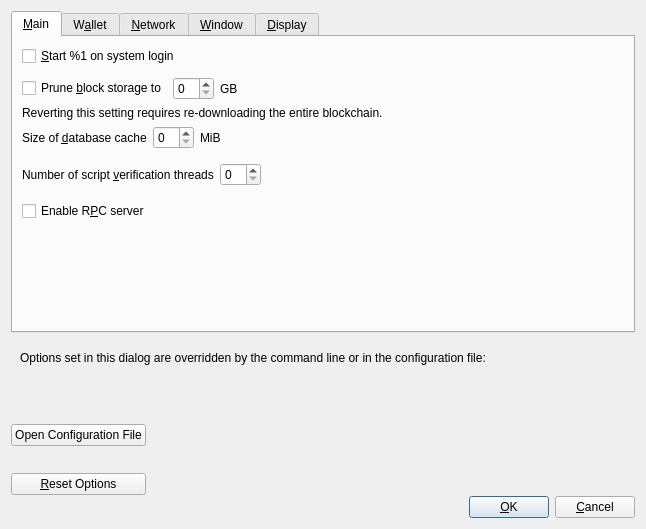
<?xml version="1.0" encoding="UTF-8"?>
<ui version="4.0">
 <class>OptionsDialog</class>
 <widget class="QDialog" name="OptionsDialog">
  <property name="geometry">
   <rect>
    <x>0</x>
    <y>0</y>
    <width>646</width>
    <height>529</height>
   </rect>
  </property>
  <property name="windowTitle">
   <string>Options</string>
  </property>
  <property name="modal">
   <bool>true</bool>
  </property>
  <layout class="QVBoxLayout" name="verticalLayout">
   <item>
    <widget class="QTabWidget" name="tabWidget">
     <property name="currentIndex">
      <number>0</number>
     </property>
     <widget class="QWidget" name="tabMain">
      <attribute name="title">
       <string>&amp;Main</string>
      </attribute>
      <layout class="QVBoxLayout" name="verticalLayout_Main">
       <item>
        <widget class="QCheckBox" name="bitcoinAtStartup">
         <property name="toolTip">
          <string>Automatically start %1 after logging in to the system.</string>
         </property>
         <property name="text">
          <string>&amp;Start %1 on system login</string>
         </property>
        </widget>
       </item>
       <item>
        <spacer name="horizontalSpacer_0_Main">
         <property name="orientation">
          <enum>Qt::Horizontal</enum>
         </property>
         <property name="sizeHint" stdset="0">
          <size>
           <width>40</width>
           <height>5</height>
          </size>
         </property>
        </spacer>
       </item>
       <item>
        <layout class="QHBoxLayout" name="horizontalLayout_Main_Prune">
         <item>
          <widget class="QCheckBox" name="prune">
           <property name="toolTip">
            <string>Enabling pruning significantly reduces the disk space required to store transactions. All blocks are still fully validated. Reverting this setting requires re-downloading the entire blockchain.</string>
           </property>
           <property name="text">
            <string>Prune &amp;block storage to</string>
           </property>
          </widget>
         </item>
         <item>
          <widget class="QSpinBox" name="pruneSize"/>
         </item>
         <item>
          <widget class="QLabel" name="pruneSizeUnitLabel">
           <property name="text">
            <string>GB</string>
           </property>
           <property name="textFormat">
            <enum>Qt::PlainText</enum>
           </property>
          </widget>
         </item>
         <item>
          <spacer name="horizontalSpacer_Main_Prune">
           <property name="orientation">
            <enum>Qt::Horizontal</enum>
           </property>
           <property name="sizeHint" stdset="0">
            <size>
             <width>40</width>
             <height>20</height>
            </size>
           </property>
          </spacer>
         </item>
        </layout>
       </item>
       <item>
        <widget class="QLabel" name="pruneWarning">
         <property name="text">
          <string>Reverting this setting requires re-downloading the entire blockchain.</string>
         </property>
         <property name="textFormat">
          <enum>Qt::PlainText</enum>
         </property>
        </widget>
       </item>
       <item>
        <layout class="QHBoxLayout" name="horizontalLayout_2_Main">
         <item>
          <widget class="QLabel" name="databaseCacheLabel">
           <property name="toolTip">
            <string extracomment="Tooltip text for Options window setting that sets the size of the database cache. Explains the corresponding effects of increasing/decreasing this value.">Maximum database cache size. A larger cache can contribute to faster sync, after which the benefit is less pronounced for most use cases. Lowering the cache size will reduce memory usage. Unused mempool memory is shared for this cache.</string>
           </property>
           <property name="text">
            <string>Size of &amp;database cache</string>
           </property>
           <property name="textFormat">
            <enum>Qt::PlainText</enum>
           </property>
           <property name="buddy">
            <cstring>databaseCache</cstring>
           </property>
          </widget>
         </item>
         <item>
          <widget class="QSpinBox" name="databaseCache"/>
         </item>
         <item>
          <widget class="QLabel" name="databaseCacheUnitLabel">
           <property name="text">
            <string>MiB</string>
           </property>
           <property name="textFormat">
            <enum>Qt::PlainText</enum>
           </property>
          </widget>
         </item>
         <item>
          <spacer name="horizontalSpacer_2_Main">
           <property name="orientation">
            <enum>Qt::Horizontal</enum>
           </property>
           <property name="sizeHint" stdset="0">
            <size>
             <width>40</width>
             <height>20</height>
            </size>
           </property>
          </spacer>
         </item>
        </layout>
       </item>
       <item>
        <layout class="QHBoxLayout" name="horizontalLayout_Main_VerifyLabel">
         <item>
          <widget class="QLabel" name="threadsScriptVerifLabel">
           <property name="toolTip">
            <string extracomment="Tooltip text for Options window setting that sets the number of script verification threads. Explains that negative values mean to leave these many cores free to the system.">Set the number of script verification threads. Negative values correspond to the number of cores you want to leave free to the system.</string>
           </property>
           <property name="text">
            <string>Number of script &amp;verification threads</string>
           </property>
           <property name="textFormat">
            <enum>Qt::PlainText</enum>
           </property>
           <property name="buddy">
            <cstring>threadsScriptVerif</cstring>
           </property>
          </widget>
         </item>
         <item>
          <widget class="QSpinBox" name="threadsScriptVerif">
           <property name="toolTip">
            <string>(0 = auto, &lt;0 = leave that many cores free)</string>
           </property>
          </widget>
         </item>
         <item>
          <spacer name="horizontalSpacer_Main_Threads">
           <property name="orientation">
            <enum>Qt::Horizontal</enum>
           </property>
           <property name="sizeHint" stdset="0">
            <size>
             <width>40</width>
             <height>40</height>
            </size>
           </property>
          </spacer>
         </item>
        </layout>
       </item>
       <item>
        <widget class="QCheckBox" name="enableServer">
         <property name="toolTip">
          <string extracomment="Tooltip text for Options window setting that enables the RPC server.">This allows you or a third party tool to communicate with the node through command-line and JSON-RPC commands.</string>
         </property>
         <property name="text">
          <string extracomment="An Options window setting to enable the RPC server.">Enable R&amp;PC server</string>
         </property>
        </widget>
       </item>
       <item>
        <spacer name="verticalSpacer_Main">
         <property name="orientation">
          <enum>Qt::Vertical</enum>
         </property>
         <property name="sizeHint" stdset="0">
          <size>
           <width>20</width>
           <height>40</height>
          </size>
         </property>
        </spacer>
       </item>
      </layout>
     </widget>
     <widget class="QWidget" name="tabWallet">
      <attribute name="title">
       <string>W&amp;allet</string>
      </attribute>
      <layout class="QVBoxLayout" name="verticalLayout_Wallet">
       <item>
        <widget class="QCheckBox" name="subFeeFromAmount">
         <property name="toolTip">
          <string extracomment="Tooltip text for Options window setting that sets subtracting the fee from a sending amount as default.">Whether to set subtract fee from amount as default or not.</string>
         </property>
         <property name="text">
          <string extracomment="An Options window setting to set subtracting the fee from a sending amount as default.">Subtract &amp;fee from amount by default</string>
         </property>
        </widget>
       </item>
       <item>
        <widget class="QGroupBox" name="groupBox">
         <property name="title">
          <string>Expert</string>
         </property>
         <layout class="QVBoxLayout" name="verticalLayout_2">
          <item>
           <widget class="QCheckBox" name="coinControlFeatures">
            <property name="toolTip">
             <string>Whether to show coin control features or not.</string>
            </property>
            <property name="text">
             <string>Enable coin &amp;control features</string>
            </property>
           </widget>
          </item>
          <item>
           <widget class="QCheckBox" name="spendZeroConfChange">
            <property name="toolTip">
             <string>If you disable the spending of unconfirmed change, the change from a transaction cannot be used until that transaction has at least one confirmation. This also affects how your balance is computed.</string>
            </property>
            <property name="text">
             <string>&amp;Spend unconfirmed change</string>
            </property>
           </widget>
          </item>
          <item>
           <widget class="QCheckBox" name="m_enable_psbt_controls">
            <property name="text">
             <string extracomment="An options window setting to enable PSBT controls.">Enable &amp;PSBT controls</string>
            </property>
            <property name="toolTip">
             <string extracomment="Tooltip text for options window setting that enables PSBT controls.">Whether to show PSBT controls.</string>
            </property>
           </widget>
          </item>
         </layout>
        </widget>
       </item>
       <item>
        <widget class="QGroupBox" name="groupBoxHww">
         <property name="title">
          <string>External Signer (e.g. hardware wallet)</string>
         </property>
         <layout class="QVBoxLayout" name="verticalLayoutHww">
          <item>
           <layout class="QHBoxLayout" name="horizontalLayoutHww">
            <item>
             <widget class="QLabel" name="externalSignerPathLabel">
              <property name="text">
               <string>&amp;External signer script path</string>
              </property>
              <property name="buddy">
               <cstring>externalSignerPath</cstring>
              </property>
             </widget>
            </item>
            <item>
             <widget class="QLineEdit" name="externalSignerPath">
              <property name="toolTip">
               <string>Full path to a Bitcoin Core compatible script (e.g. C:\Downloads\hwi.exe or /Users/you/Downloads/hwi.py). Beware: malware can steal your coins!</string>
              </property>
             </widget>
            </item>
           </layout>
          </item>
         </layout>
        </widget>
       </item>
       <item>
        <spacer name="verticalSpacer_Wallet">
         <property name="orientation">
          <enum>Qt::Vertical</enum>
         </property>
         <property name="sizeHint" stdset="0">
          <size>
           <width>20</width>
           <height>40</height>
          </size>
         </property>
        </spacer>
       </item>
      </layout>
     </widget>
     <widget class="QWidget" name="tabNetwork">
      <attribute name="title">
       <string>&amp;Network</string>
      </attribute>
      <layout class="QVBoxLayout" name="verticalLayout_Network">
       <item>
        <layout class="QHBoxLayout" name="horizontalLayout_1_Network">
         <item>
          <widget class="QLabel" name="networkPortLabel">
           <property name="text">
            <string>Network &amp;port</string>
           </property>
           <property name="textFormat">
            <enum>Qt::PlainText</enum>
           </property>
           <property name="buddy">
            <cstring>networkPort</cstring>
           </property>
          </widget>
         </item>
         <item>
          <widget class="QLineEdit" name="networkPort">
           <property name="minimumSize">
            <size>
             <width>55</width>
             <height>0</height>
            </size>
           </property>
           <property name="maximumSize">
            <size>
             <width>55</width>
             <height>16777215</height>
            </size>
           </property>
           <property name="toolTip">
            <string>Network port (e.g. 8333)</string>
           </property>
          </widget>
         </item>
         <item>
          <spacer name="horizontalSpacer_1_Network">
           <property name="orientation">
            <enum>Qt::Horizontal</enum>
           </property>
           <property name="sizeHint" stdset="0">
            <size>
             <width>40</width>
             <height>20</height>
            </size>
           </property>
          </spacer>
         </item>
        </layout>
       </item>
       <item>
        <widget class="QCheckBox" name="mapPortUpnp">
         <property name="toolTip">
          <string>Automatically open the Bitcoin client port on the router. This only works when your router supports UPnP and it is enabled.</string>
         </property>
         <property name="text">
          <string>Map port using &amp;UPnP</string>
         </property>
        </widget>
       </item>
       <item>
        <widget class="QCheckBox" name="mapPortNatpmp">
         <property name="toolTip">
          <string>Automatically open the Bitcoin client port on the router. This only works when your router supports NAT-PMP and it is enabled. The external port could be random.</string>
         </property>
         <property name="text">
          <string>Map port using NA&amp;T-PMP</string>
         </property>
        </widget>
       </item>
       <item>
        <widget class="QCheckBox" name="allowIncoming">
         <property name="toolTip">
          <string>Accept connections from outside.</string>
         </property>
         <property name="text">
          <string>Allow incomin&amp;g connections</string>
         </property>
        </widget>
       </item>
       <item>
        <widget class="QCheckBox" name="connectSocks">
         <property name="toolTip">
          <string>Connect to the Bitcoin network through a SOCKS5 proxy.</string>
         </property>
         <property name="text">
          <string>&amp;Connect through SOCKS5 proxy (default proxy):</string>
         </property>
        </widget>
       </item>
       <item>
        <layout class="QHBoxLayout" name="horizontalLayout_2_Network">
         <item>
          <widget class="QLabel" name="proxyIpLabel">
           <property name="text">
            <string>Proxy &amp;IP:</string>
           </property>
           <property name="textFormat">
            <enum>Qt::PlainText</enum>
           </property>
           <property name="buddy">
            <cstring>proxyIp</cstring>
           </property>
          </widget>
         </item>
         <item>
          <widget class="QValidatedLineEdit" name="proxyIp">
           <property name="minimumSize">
            <size>
             <width>140</width>
             <height>0</height>
            </size>
           </property>
           <property name="maximumSize">
            <size>
             <width>140</width>
             <height>16777215</height>
            </size>
           </property>
           <property name="toolTip">
            <string>IP address of the proxy (e.g. IPv4: 127.0.0.1 / IPv6: ::1)</string>
           </property>
          </widget>
         </item>
         <item>
          <widget class="QLabel" name="proxyPortLabel">
           <property name="text">
            <string>&amp;Port:</string>
           </property>
           <property name="textFormat">
            <enum>Qt::PlainText</enum>
           </property>
           <property name="buddy">
            <cstring>proxyPort</cstring>
           </property>
          </widget>
         </item>
         <item>
          <widget class="QLineEdit" name="proxyPort">
           <property name="minimumSize">
            <size>
             <width>55</width>
             <height>0</height>
            </size>
           </property>
           <property name="maximumSize">
            <size>
             <width>55</width>
             <height>16777215</height>
            </size>
           </property>
           <property name="toolTip">
            <string>Port of the proxy (e.g. 9050)</string>
           </property>
          </widget>
         </item>
         <item>
          <spacer name="horizontalSpacer_2_Network">
           <property name="orientation">
            <enum>Qt::Horizontal</enum>
           </property>
           <property name="sizeHint" stdset="0">
            <size>
             <width>40</width>
             <height>20</height>
            </size>
           </property>
          </spacer>
         </item>
        </layout>
       </item>
       <item>
        <layout class="QHBoxLayout" name="horizontalLayout_3_Network">
         <item>
          <widget class="QLabel" name="proxyActiveNets">
           <property name="text">
            <string>Used for reaching peers via:</string>
           </property>
           <property name="textFormat">
            <enum>Qt::PlainText</enum>
           </property>
          </widget>
         </item>
         <item>
          <widget class="QCheckBox" name="proxyReachIPv4">
           <property name="enabled">
            <bool>false</bool>
           </property>
           <property name="toolTip">
            <string>Shows if the supplied default SOCKS5 proxy is used to reach peers via this network type.</string>
           </property>
           <property name="text">
            <string/>
           </property>
          </widget>
         </item>
         <item>
          <widget class="QLabel" name="proxyReachIPv4Label">
           <property name="text">
            <string>IPv4</string>
           </property>
           <property name="textFormat">
            <enum>Qt::PlainText</enum>
           </property>
          </widget>
         </item>
         <item>
          <widget class="QCheckBox" name="proxyReachIPv6">
           <property name="enabled">
            <bool>false</bool>
           </property>
           <property name="toolTip">
            <string>Shows if the supplied default SOCKS5 proxy is used to reach peers via this network type.</string>
           </property>
           <property name="text">
            <string/>
           </property>
          </widget>
         </item>
         <item>
          <widget class="QLabel" name="proxyReachIPv6Label">
           <property name="text">
            <string>IPv6</string>
           </property>
           <property name="textFormat">
            <enum>Qt::PlainText</enum>
           </property>
          </widget>
         </item>
         <item>
          <widget class="QCheckBox" name="proxyReachTor">
           <property name="enabled">
            <bool>false</bool>
           </property>
           <property name="toolTip">
            <string>Shows if the supplied default SOCKS5 proxy is used to reach peers via this network type.</string>
           </property>
           <property name="text">
            <string/>
           </property>
          </widget>
         </item>
         <item>
          <widget class="QLabel" name="proxyReachTorLabel">
           <property name="text">
            <string>Tor</string>
           </property>
           <property name="textFormat">
            <enum>Qt::PlainText</enum>
           </property>
          </widget>
         </item>
         <item>
          <spacer name="horizontalSpacer_3_Network">
           <property name="orientation">
            <enum>Qt::Horizontal</enum>
           </property>
           <property name="sizeHint" stdset="0">
            <size>
             <width>40</width>
             <height>20</height>
            </size>
           </property>
          </spacer>
         </item>
        </layout>
       </item>
       <item>
        <widget class="QCheckBox" name="connectSocksTor">
         <property name="toolTip">
          <string>Connect to the Bitcoin network through a separate SOCKS5 proxy for Tor onion services.</string>
         </property>
         <property name="text">
          <string>Use separate SOCKS&amp;5 proxy to reach peers via Tor onion services:</string>
         </property>
        </widget>
       </item>
       <item>
        <layout class="QHBoxLayout" name="horizontalLayout_4_Network">
         <item>
          <widget class="QLabel" name="proxyIpTorLabel">
           <property name="text">
            <string>Proxy &amp;IP:</string>
           </property>
           <property name="textFormat">
            <enum>Qt::PlainText</enum>
           </property>
           <property name="buddy">
            <cstring>proxyIpTor</cstring>
           </property>
          </widget>
         </item>
         <item>
          <widget class="QValidatedLineEdit" name="proxyIpTor">
           <property name="minimumSize">
            <size>
             <width>140</width>
             <height>0</height>
            </size>
           </property>
           <property name="maximumSize">
            <size>
             <width>140</width>
             <height>16777215</height>
            </size>
           </property>
           <property name="toolTip">
            <string>IP address of the proxy (e.g. IPv4: 127.0.0.1 / IPv6: ::1)</string>
           </property>
          </widget>
         </item>
         <item>
          <widget class="QLabel" name="proxyPortTorLabel">
           <property name="text">
            <string>&amp;Port:</string>
           </property>
           <property name="textFormat">
            <enum>Qt::PlainText</enum>
           </property>
           <property name="buddy">
            <cstring>proxyPortTor</cstring>
           </property>
          </widget>
         </item>
         <item>
          <widget class="QLineEdit" name="proxyPortTor">
           <property name="minimumSize">
            <size>
             <width>55</width>
             <height>0</height>
            </size>
           </property>
           <property name="maximumSize">
            <size>
             <width>55</width>
             <height>16777215</height>
            </size>
           </property>
           <property name="toolTip">
            <string>Port of the proxy (e.g. 9050)</string>
           </property>
          </widget>
         </item>
         <item>
          <spacer name="horizontalSpacer_4_Network">
           <property name="orientation">
            <enum>Qt::Horizontal</enum>
           </property>
           <property name="sizeHint" stdset="0">
            <size>
             <width>40</width>
             <height>20</height>
            </size>
           </property>
          </spacer>
         </item>
        </layout>
       </item>
       <item>
        <spacer name="verticalSpacer_Network">
         <property name="orientation">
          <enum>Qt::Vertical</enum>
         </property>
         <property name="sizeHint" stdset="0">
          <size>
           <width>20</width>
           <height>40</height>
          </size>
         </property>
        </spacer>
       </item>
      </layout>
     </widget>
     <widget class="QWidget" name="tabWindow">
      <attribute name="title">
       <string>&amp;Window</string>
      </attribute>
      <layout class="QVBoxLayout" name="verticalLayout_Window">
       <item>
        <widget class="QCheckBox" name="showTrayIcon">
         <property name="toolTip">
          <string>Show the icon in the system tray.</string>
         </property>
         <property name="text">
          <string>&amp;Show tray icon</string>
         </property>
         <property name="checked">
          <bool>true</bool>
         </property>
        </widget>
       </item>
       <item>
        <widget class="QCheckBox" name="minimizeToTray">
         <property name="toolTip">
          <string>Show only a tray icon after minimizing the window.</string>
         </property>
         <property name="text">
          <string>&amp;Minimize to the tray instead of the taskbar</string>
         </property>
        </widget>
       </item>
       <item>
        <widget class="QCheckBox" name="minimizeOnClose">
         <property name="toolTip">
          <string>Minimize instead of exit the application when the window is closed. When this option is enabled, the application will be closed only after selecting Exit in the menu.</string>
         </property>
         <property name="text">
          <string>M&amp;inimize on close</string>
         </property>
        </widget>
       </item>
       <item>
        <spacer name="verticalSpacer_Window">
         <property name="orientation">
          <enum>Qt::Vertical</enum>
         </property>
         <property name="sizeHint" stdset="0">
          <size>
           <width>20</width>
           <height>40</height>
          </size>
         </property>
        </spacer>
       </item>
      </layout>
     </widget>
     <widget class="QWidget" name="tabDisplay">
      <attribute name="title">
       <string>&amp;Display</string>
      </attribute>
      <layout class="QVBoxLayout" name="verticalLayout_Display">
       <item>
        <layout class="QHBoxLayout" name="horizontalLayout_1_Display">
         <item>
          <widget class="QLabel" name="langLabel">
           <property name="text">
            <string>User Interface &amp;language:</string>
           </property>
           <property name="textFormat">
            <enum>Qt::PlainText</enum>
           </property>
           <property name="buddy">
            <cstring>lang</cstring>
           </property>
          </widget>
         </item>
         <item>
          <widget class="QValueComboBox" name="lang">
           <property name="toolTip">
            <string>The user interface language can be set here. This setting will take effect after restarting %1.</string>
           </property>
          </widget>
         </item>
        </layout>
       </item>
       <item>
        <layout class="QHBoxLayout" name="horizontalLayout_2_Display">
         <item>
          <widget class="QLabel" name="unitLabel">
           <property name="text">
            <string>&amp;Unit to show amounts in:</string>
           </property>
           <property name="textFormat">
            <enum>Qt::PlainText</enum>
           </property>
           <property name="buddy">
            <cstring>unit</cstring>
           </property>
          </widget>
         </item>
         <item>
          <widget class="QValueComboBox" name="unit">
           <property name="toolTip">
            <string>Choose the default subdivision unit to show in the interface and when sending coins.</string>
           </property>
          </widget>
         </item>
        </layout>
       </item>
       <item>
        <layout class="QHBoxLayout" name="horizontalLayout_3_Display">
         <item>
          <widget class="QLabel" name="thirdPartyTxUrlsLabel">
           <property name="toolTip">
            <string>Third-party URLs (e.g. a block explorer) that appear in the transactions tab as context menu items. %s in the URL is replaced by transaction hash. Multiple URLs are separated by vertical bar |.</string>
           </property>
           <property name="text">
            <string>&amp;Third-party transaction URLs</string>
           </property>
           <property name="buddy">
            <cstring>thirdPartyTxUrls</cstring>
           </property>
          </widget>
         </item>
         <item>
          <widget class="QLineEdit" name="thirdPartyTxUrls">
           <property name="toolTip">
            <string>Third-party URLs (e.g. a block explorer) that appear in the transactions tab as context menu items. %s in the URL is replaced by transaction hash. Multiple URLs are separated by vertical bar |.</string>
           </property>
           <property name="placeholderText">
            <string notr="true">https://example.com/tx/%s</string>
           </property>
          </widget>
         </item>
        </layout>
       </item>
       <item>
        <layout class="QHBoxLayout" name="horizontalLayout_4_Display">
         <item>
          <widget class="QLabel" name="moneyFontLabel">
           <property name="text">
            <string>Font in the Overview tab: </string>
           </property>
           <property name="buddy">
            <cstring>moneyFont</cstring>
           </property>
          </widget>
         </item>
         <item>
          <widget class="QComboBox" name="moneyFont"/>
         </item>
         <item>
          <widget class="QLabel" name="moneyFont_preview">
           <property name="text">
            <string notr="true">111.11111111 BTC
909.09090909 BTC</string>
           </property>
          </widget>
         </item>
        </layout>
       </item>
       <item>
        <layout class="QHBoxLayout" name="horizontalLayout_qrFont">
         <item>
          <widget class="QLabel" name="qrFontLabel">
           <property name="text">
            <string>Font in QR Codes: </string>
           </property>
           <property name="buddy">
            <cstring>qrFont</cstring>
           </property>
          </widget>
         </item>
         <item>
          <widget class="QComboBox" name="qrFont"/>
         </item>
         <item>
          <widget class="QLabel" name="qrFont_preview">
           <property name="text">
            <string notr="true">1NS17iag9jJgT…
bc1p2q3rvn3gp…</string>
           </property>
          </widget>
         </item>
        </layout>
       </item>
       <item>
        <widget class="QCheckBox" name="peersTabAlternatingRowColors">
         <property name="toolTip">
          <string>Alternate the row colors for the &quot;Peers&quot; and &quot;Banned peers&quot; tables in the Peers tab.</string>
         </property>
         <property name="text">
          <string>Alternate row colors in the Peers tab</string>
         </property>
        </widget>
       </item>
       <item>
        <spacer name="verticalSpacer_Display">
         <property name="orientation">
          <enum>Qt::Vertical</enum>
         </property>
         <property name="sizeHint" stdset="0">
          <size>
           <width>20</width>
           <height>40</height>
          </size>
         </property>
        </spacer>
       </item>
      </layout>
     </widget>
    </widget>
   </item>
   <item>
    <widget class="QFrame" name="frame">
     <layout class="QVBoxLayout" name="verticalLayout_Bottom">
      <item>
       <layout class="QHBoxLayout" name="horizontalLayout_Bottom">
        <item>
         <widget class="QLabel" name="overriddenByCommandLineInfoLabel">
          <property name="text">
           <string>Options set in this dialog are overridden by the command line or in the configuration file:</string>
          </property>
          <property name="textFormat">
           <enum>Qt::PlainText</enum>
          </property>
         </widget>
        </item>
        <item>
         <spacer name="horizontalSpacer_Bottom">
          <property name="orientation">
           <enum>Qt::Horizontal</enum>
          </property>
          <property name="sizeHint" stdset="0">
           <size>
            <width>40</width>
            <height>20</height>
           </size>
          </property>
         </spacer>
        </item>
       </layout>
      </item>
      <item>
       <widget class="QLabel" name="overriddenByCommandLineLabel">
        <property name="text">
         <string/>
        </property>
        <property name="textFormat">
         <enum>Qt::PlainText</enum>
        </property>
        <property name="wordWrap">
         <bool>true</bool>
        </property>
       </widget>
      </item>
     </layout>
    </widget>
   </item>
   <item>
    <layout class="QHBoxLayout" name="horizontalLayout_Buttons">
     <item>
      <layout class="QVBoxLayout" name="verticalLayout_Buttons">
       <item>
        <widget class="QPushButton" name="openBitcoinConfButton">
         <property name="toolTip">
          <string>Open the %1 configuration file from the working directory.</string>
         </property>
         <property name="text">
          <string>Open Configuration File</string>
         </property>
         <property name="autoDefault">
          <bool>false</bool>
         </property>
        </widget>
       </item>
       <item>
        <widget class="QPushButton" name="resetButton">
         <property name="toolTip">
          <string>Reset all client options to default.</string>
         </property>
         <property name="text">
          <string>&amp;Reset Options</string>
         </property>
         <property name="autoDefault">
          <bool>false</bool>
         </property>
        </widget>
       </item>
      </layout>
     </item>
     <item>
      <spacer name="horizontalSpacer_1">
       <property name="orientation">
        <enum>Qt::Horizontal</enum>
       </property>
       <property name="sizeHint" stdset="0">
        <size>
         <width>40</width>
         <height>48</height>
        </size>
       </property>
      </spacer>
     </item>
     <item>
      <widget class="QLabel" name="statusLabel">
       <property name="minimumSize">
        <size>
         <width>200</width>
         <height>0</height>
        </size>
       </property>
       <property name="font">
        <font>
         <weight>75</weight>
         <bold>true</bold>
        </font>
       </property>
       <property name="text">
        <string/>
       </property>
       <property name="textFormat">
        <enum>Qt::PlainText</enum>
       </property>
       <property name="wordWrap">
        <bool>true</bool>
       </property>
      </widget>
     </item>
     <item>
      <spacer name="horizontalSpacer_2">
       <property name="orientation">
        <enum>Qt::Horizontal</enum>
       </property>
       <property name="sizeHint" stdset="0">
        <size>
         <width>40</width>
         <height>48</height>
        </size>
       </property>
      </spacer>
     </item>
     <item>
      <layout class="QVBoxLayout" name="verticalLayout_4">
       <item>
        <spacer name="verticalSpacer">
         <property name="orientation">
          <enum>Qt::Vertical</enum>
         </property>
         <property name="sizeHint" stdset="0">
          <size>
           <width>20</width>
           <height>40</height>
          </size>
         </property>
        </spacer>
       </item>
       <item>
        <layout class="QHBoxLayout" name="horizontalLayout">
         <item>
          <widget class="QPushButton" name="okButton">
           <property name="text">
            <string>&amp;OK</string>
           </property>
           <property name="autoDefault">
            <bool>false</bool>
           </property>
           <property name="default">
            <bool>true</bool>
           </property>
          </widget>
         </item>
         <item>
          <widget class="QPushButton" name="cancelButton">
           <property name="text">
            <string>&amp;Cancel</string>
           </property>
           <property name="autoDefault">
            <bool>false</bool>
           </property>
          </widget>
         </item>
        </layout>
       </item>
      </layout>
     </item>
    </layout>
   </item>
  </layout>
 </widget>
 <customwidgets>
  <customwidget>
   <class>QValidatedLineEdit</class>
   <extends>QLineEdit</extends>
   <header>qt/qvalidatedlineedit.h</header>
  </customwidget>
  <customwidget>
   <class>QValueComboBox</class>
   <extends>QComboBox</extends>
   <header>qt/qvaluecombobox.h</header>
  </customwidget>
 </customwidgets>
 <resources/>
 <connections/>
</ui>
